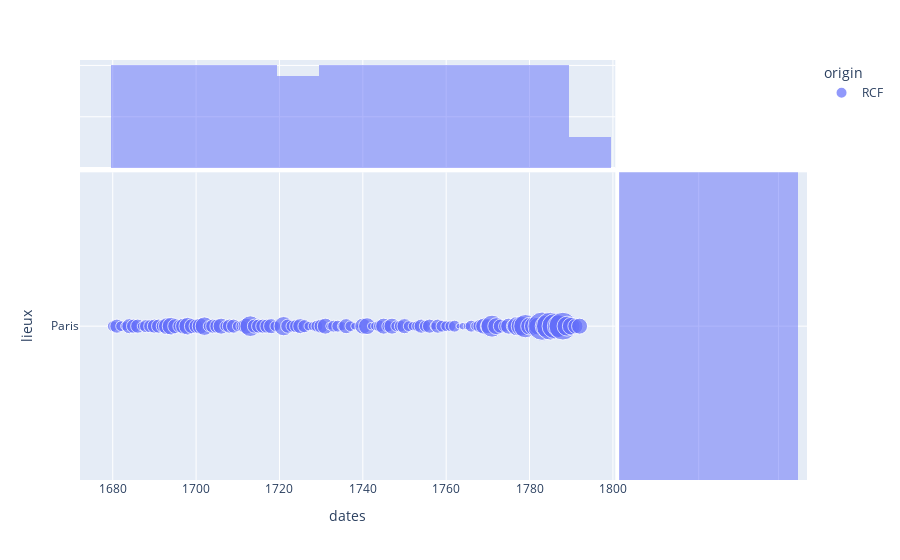

Notebook source saved alongside this figure:
### Code cell
from ipywidgets import interact


@interact
def plot_data(piece=sorted(PIECES.keys())):
    df = get_data(PIECES[piece].cesare_uri, PIECES[piece].rcf_uri)
    return px.scatter(
        df,
        x="dates",
        y="lieux",
        size="oc",
        color="origin",
        marginal_x="histogram",
        marginal_y="histogram",
    )

### Figure 1 — Plotly figure (JSON) as saved in the notebook; plotly's stock layout.template omitted (floating-point values rounded to 4 significant figures)
{"data": [{"hovertemplate": "origin=RCF<br>dates=%{x}<br>lieux=%{y}<br>oc=%{marker.size}<extra></extra>", "legendgroup": "RCF", "marker": {"color": "#636efa", "size": [4, 7, 4, 3, 8, 7, 7, 3, 6, 6, 7, 7, 6, 10, 11, 8, 6, 9, 11, 8, 7, 9, 12, 4, 7, 7, 9, 4, 7, 7, 4, 5, 9, 15, 7, 7, 7, 7, 8, 4, 13, 7, 5, 6, 8, 6, 3, 3, 5, 7, 9, 2, 5, 5, 3, 8, 4, 2, 1, 9, 10, 2, 3, 5, 9, 5, 9, 4, 5, 8, 4, 3, 4, 7, 5, 7, 2, 7, 5, 4, 4, 5, 1, 2, 2, 5, 3, 6, 9, 8, 17, 10, 7, 5, 9, 6, 13, 14, 19, 11, 12, 11, 28, 17, 27, 22, 18, 27, 14, 11, 8, 9], "sizemode": "area", "sizeref": 0.07, "symbol": "circle"}, "mode": "markers", "name": "RCF", "orientation": "h", "showlegend": true, "type": "scatter", "x": [1680, 1681, 1682, 1683, 1684, 1685, 1686, 1687, 1688, 1689, 1690, 1691, 1692, 1693, 1694, 1695, 1696, 1697, 1698, 1699, 1700, 1701, 1702, 1703, 1704, 1705, 1706, 1707, 1708, 1709, 1710, 1711, 1712, 1713, 1714, 1715, 1716, 1717, 1718, 1719, 1721, 1722, 1723, 1724, 1725, 1726, 1727, 1728, 1729, 1730, 1731, 1732, 1733, 1734, 1735, 1736, 1737, 1738, 1739, 1740, 1741, 1742, 1743, 1744, 1745, 1746, 1747, 1748, 1749, 1750, 1751, 1752, 1753, 1754, 1755, 1756, 1757, 1758, 1759, 1760, 1761, 1762, 1763, 1764, 1765, 1766, 1767, 1768, 1769, 1770, 1771, 1772, 1773, 1774, 1775, 1776, 1777, 1778, 1779, 1780, 1781, 1782, 1783, 1784, 1785, 1786, 1787, 1788, 1789, 1790, 1791, 1792], "xaxis": "x", "y": ["Paris", "Paris", "Paris", "Paris", "Paris", "Paris", "Paris", "Paris", "Paris", "Paris", "Paris", "Paris", "Paris", "Paris", "Paris", "Paris", "Paris", "Paris", "Paris", "Paris", "Paris", "Paris", "Paris", "Paris", "Paris", "Paris", "Paris", "Paris", "Paris", "Paris", "Paris", "Paris", "Paris", "Paris", "Paris", "Paris", "Paris", "Paris", "Paris", "Paris", "Paris", "Paris", "Paris", "Paris", "Paris", "Paris", "Paris", "Paris", "Paris", "Paris", "Paris", "Paris", "Paris", "Paris", "Paris", "Paris", "Paris", "Paris", "Paris", "Paris", "Paris", "Paris", "Paris", "Paris", "Paris", "Paris", "Paris", "Paris", "Paris", "Paris", "Paris", "Paris", "Paris", "Paris", "Paris", "Paris", "Paris", "Paris", "Paris", "Paris", "Paris", "Paris", "Paris", "Paris", "Paris", "Paris", "Paris", "Paris", "Paris", "Paris", "Paris", "Paris", "Paris", "Paris", "Paris", "Paris", "Paris", "Paris", "Paris", "Paris", "Paris", "Paris", "Paris", "Paris", "Paris", "Paris", "Paris", "Paris", "Paris", "Paris", "Paris", "Paris"], "yaxis": "y"}, {"alignmentgroup": "True", "bingroup": "x", "hovertemplate": "origin=RCF<br>dates=%{x}<br>count=%{y}<extra></extra>", "legendgroup": "RCF", "marker": {"color": "#636efa"}, "name": "RCF", "offsetgroup": "RCF", "opacity": 0.5, "showlegend": false, "type": "histogram", "x": [1680, 1681, 1682, 1683, 1684, 1685, 1686, 1687, 1688, 1689, 1690, 1691, 1692, 1693, 1694, 1695, 1696, 1697, 1698, 1699, 1700, 1701, 1702, 1703, 1704, 1705, 1706, 1707, 1708, 1709, 1710, 1711, 1712, 1713, 1714, 1715, 1716, 1717, 1718, 1719, 1721, 1722, 1723, 1724, 1725, 1726, 1727, 1728, 1729, 1730, 1731, 1732, 1733, 1734, 1735, 1736, 1737, 1738, 1739, 1740, 1741, 1742, 1743, 1744, 1745, 1746, 1747, 1748, 1749, 1750, 1751, 1752, 1753, 1754, 1755, 1756, 1757, 1758, 1759, 1760, 1761, 1762, 1763, 1764, 1765, 1766, 1767, 1768, 1769, 1770, 1771, 1772, 1773, 1774, 1775, 1776, 1777, 1778, 1779, 1780, 1781, 1782, 1783, 1784, 1785, 1786, 1787, 1788, 1789, 1790, 1791, 1792], "xaxis": "x3", "yaxis": "y3"}, {"alignmentgroup": "True", "bingroup": "y", "hovertemplate": "origin=RCF<br>lieux=%{y}<br>count=%{x}<extra></extra>", "legendgroup": "RCF", "marker": {"color": "#636efa"}, "name": "RCF", "offsetgroup": "RCF", "opacity": 0.5, "showlegend": false, "type": "histogram", "xaxis": "x2", "y": ["Paris", "Paris", "Paris", "Paris", "Paris", "Paris", "Paris", "Paris", "Paris", "Paris", "Paris", "Paris", "Paris", "Paris", "Paris", "Paris", "Paris", "Paris", "Paris", "Paris", "Paris", "Paris", "Paris", "Paris", "Paris", "Paris", "Paris", "Paris", "Paris", "Paris", "Paris", "Paris", "Paris", "Paris", "Paris", "Paris", "Paris", "Paris", "Paris", "Paris", "Paris", "Paris", "Paris", "Paris", "Paris", "Paris", "Paris", "Paris", "Paris", "Paris", "Paris", "Paris", "Paris", "Paris", "Paris", "Paris", "Paris", "Paris", "Paris", "Paris", "Paris", "Paris", "Paris", "Paris", "Paris", "Paris", "Paris", "Paris", "Paris", "Paris", "Paris", "Paris", "Paris", "Paris", "Paris", "Paris", "Paris", "Paris", "Paris", "Paris", "Paris", "Paris", "Paris", "Paris", "Paris", "Paris", "Paris", "Paris", "Paris", "Paris", "Paris", "Paris", "Paris", "Paris", "Paris", "Paris", "Paris", "Paris", "Paris", "Paris", "Paris", "Paris", "Paris", "Paris", "Paris", "Paris", "Paris", "Paris", "Paris", "Paris", "Paris", "Paris"], "yaxis": "y2"}], "layout": {"autosize": true, "barmode": "overlay", "legend": {"itemsizing": "constant", "title": {"text": "origin"}, "tracegroupgap": 0}, "margin": {"t": 60}, "xaxis": {"anchor": "y", "autorange": true, "domain": [0, 0.7363], "range": [1673.0, 1800.0], "title": {"text": "dates"}, "type": "linear"}, "xaxis2": {"anchor": "y2", "autorange": true, "domain": [0.7413, 1], "matches": "x2", "range": [0, 117.9], "showgrid": true, "showline": false, "showticklabels": false, "ticks": ""}, "xaxis3": {"anchor": "y3", "autorange": true, "domain": [0, 0.7363], "matches": "x", "range": [1673.0, 1800.0], "showgrid": true, "showticklabels": false, "type": "linear"}, "xaxis4": {"anchor": "y4", "domain": [0.7413, 1], "matches": "x2", "showgrid": true, "showline": false, "showticklabels": false, "ticks": ""}, "yaxis": {"anchor": "x", "autorange": true, "domain": [0, 0.7326], "range": [-0.5, 0.5], "title": {"text": "lieux"}, "type": "category"}, "yaxis2": {"anchor": "x2", "autorange": true, "domain": [0, 0.7326], "matches": "y", "range": [-0.5, 0.5], "showgrid": true, "showticklabels": false, "type": "category"}, "yaxis3": {"anchor": "x3", "autorange": true, "domain": [0.7426, 1], "matches": "y3", "range": [0, 10.53], "showgrid": true, "showline": false, "showticklabels": false, "ticks": ""}, "yaxis4": {"anchor": "x4", "domain": [0.7426, 1], "matches": "y3", "showgrid": true, "showline": false, "showticklabels": false, "ticks": ""}}}
